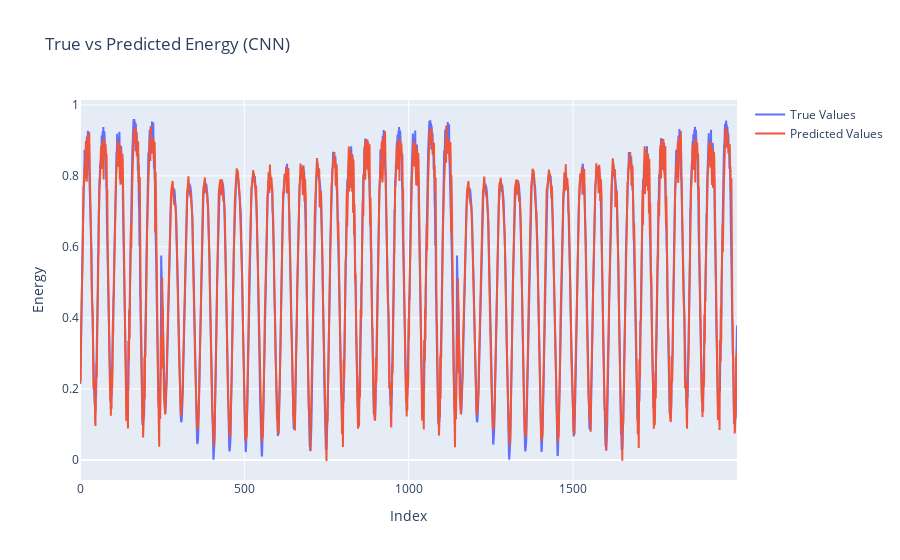

Here is the notebook cell this chart was saved with:
### Code cell
predictions = multi_conv_model.predict(X_test)
print(predictions.shape,X_test.shape,y_test.shape)
# Invert scaling for predictions and actual values
y_test_inverted = scaler.inverse_transform(y_test.reshape(-1, 1))
predictions_inverted = scaler.inverse_transform(predictions.reshape(-1, 1))
print(predictions_inverted.shape,y_test_inverted.shape)

fig1 = go.Figure()
fig1.add_trace(go.Scatter(y=y_test[0:,3], mode='lines', name='True Values'))
fig1.add_trace(go.Scatter(y=predictions[0:,3,0], mode='lines', name='Predicted Values'))
fig1.update_layout(title='True vs Predicted Energy (CNN)', xaxis_title='Index', yaxis_title='Energy')
fig1.write_html(file="test_cnn.html", auto_open=False)
fig1.show()

### Figure 1 — Plotly figure (JSON) as saved in the notebook; plotly's stock layout.template omitted (floating-point values rounded to 4 significant figures; data arrays with more than 128 entries replaced by an {"elided": "..."} marker saying what was removed)
{"data": [{"mode": "lines", "name": "True Values", "type": "scatter", "y": {"elided": "2000 float values"}}, {"mode": "lines", "name": "Predicted Values", "type": "scatter", "y": {"elided": "2000 float values"}}], "layout": {"title": {"text": "True vs Predicted Energy (CNN)"}, "xaxis": {"title": {"text": "Index"}}, "yaxis": {"title": {"text": "Energy"}}}}
